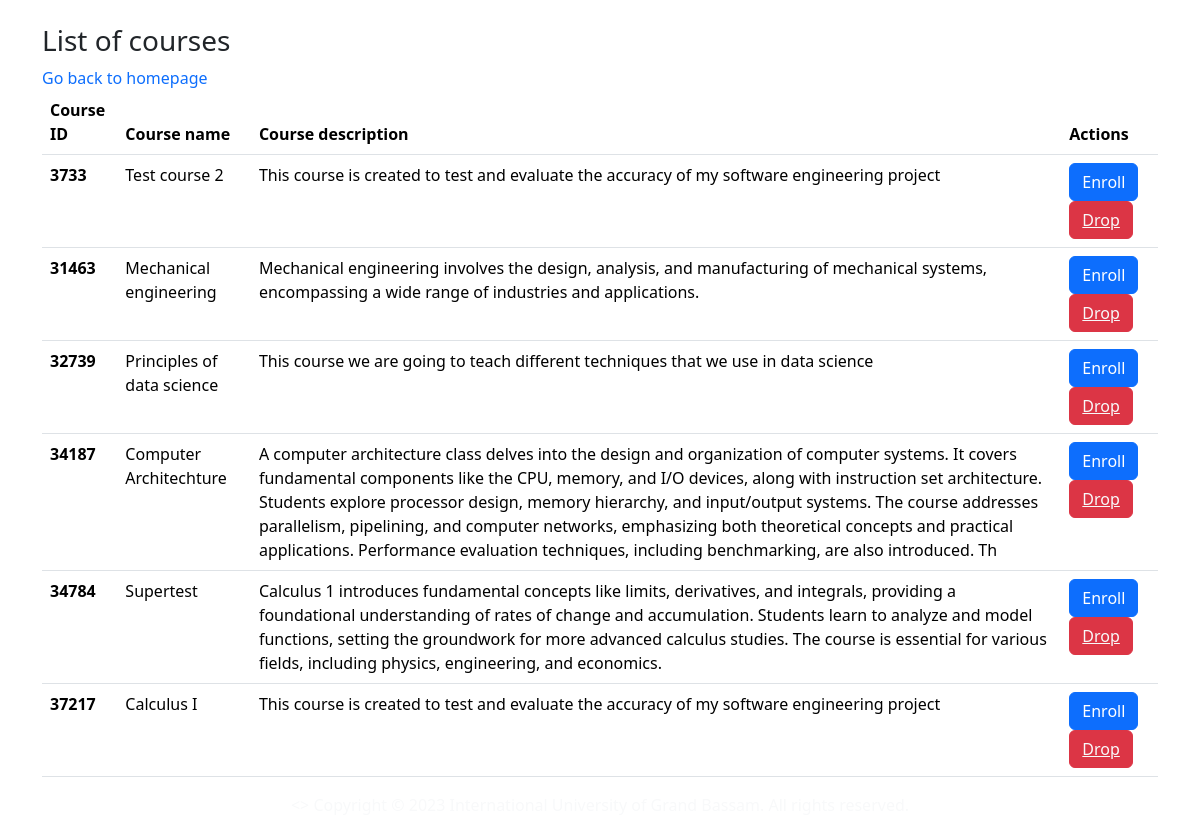
/req/student/view_course.php (signed in), run on the app's committed database.
### tables this page shows
CREATE TABLE `course` (
  `course_id` int(11) NOT NULL,
  `course_name` varchar(50) NOT NULL,
  `course_creat_date` datetime(6) NOT NULL,
  `course_description` varchar(500) NOT NULL,
  `course_update_date` datetime(6) DEFAULT NULL,
  `teacher_id` int(11) NOT NULL
);

### req/student/view_course.php (the view, shortened to what this page needs)
<?php
if (isset($_SESSION['student_id'])) {
    $student_id = $_SESSION['student_id'];
} else {
    echo "Student ID not found in the session.";
}
include 'C:\xampp\htdocs\IUGB_CSC4305PROJECT\DB_connection.php';
?>
<!DOCTYPE html>
<html lang="en">
<head>
    <link rel="stylesheet" href="https://cdn.jsdelivr.net/npm/bootstrap@5.3.2/dist/css/bootstrap.min.css">
</head>
<body>
    <br>
    <div class="container">
        <h3>List of courses</h3>
        <div>
            <a href="student_home.php" class="text-decoration-none">Go back to homepage</a>
        </div>
        <table class="table">
            <thead>
                <tr>
                    <th scope="col">Course ID</th>
                    <th scope="col">Course name</th>
                    <th scope="col">Course description</th>
                    <th scope="col">Actions</th>
                </tr>
            </thead>
            <tbody>
                <?php
                $sql = "SELECT * FROM `course`";
                $result = mysqli_query($con, $sql);
                if ($result) {
                    while ($row = mysqli_fetch_assoc($result)) {
                        $course_id = $row['course_id'];
                        $course_name = $row['course_name'];
                        $course_description = $row['course_description'];
                        echo
                        '<tr>
                            <th scope="row">'. $course_id.'</th>
                            <td>'.$course_name.'</td>
                            <td>'.$course_description.'</td>
                            <td>
                                <form method="post" action="enroll_course.php">
                                    <input type="hidden" name="student_id" value="'.$student_id.'">
                                    <input type="hidden" name="course_id" value="'.$course_id.'">
                                    <button type="submit" class="btn btn-primary">Enroll</button><button class="btn btn-danger">
                                </form>
                                <a href="drop_course.php? drop_id_1='.$course_id.' & drop_id_2='.$student_id.'" class="text-light">Drop</a></button>
                            </td>
                        </tr>';
                    }
                }
                ?>
            </tbody>
        </table>
    </div>
    <div class="text-center text-light">
    </div>
</body>
</html>

### data on the page
course: course_id "3733", course_name "Test course 2", course_description "This course is created to test and evaluate the accuracy of my software engineering project"
course: course_id "31463", course_name "Mechanical engineering", course_description "Mechanical engineering involves the design, analysis, and manufacturing of mechanical systems, encompassing a wide range of industries and applications."
course: course_id "32739", course_name "Principles of data science", course_description "This course we are going to teach different techniques that we use in data science"
course: course_id "34187", course_name "Computer Architechture", course_description "A computer architecture class delves into the design and organization of computer systems. It covers fundamental components like the CPU, memory, and I/O devices, along with instruction set architecture. Students explore processor design, memory hierarchy, and input/output systems. The course addresses parallelism, pipelining, and computer networks, emphasizing both theoretical concepts and practical applications. Performance evaluation techniques, including benchmarking, are also introduced. Th"
course: course_id "34784", course_name "Supertest", course_description "Calculus 1 introduces fundamental concepts like limits, derivatives, and integrals, providing a foundational understanding of rates of change and accumulation. Students learn to analyze and model functions, setting the groundwork for more advanced calculus studies. The course is essential for various fields, including physics, engineering, and economics."
course: course_id "37217", course_name "Calculus I", course_description "This course is created to test and evaluate the accuracy of my software engineering project"
